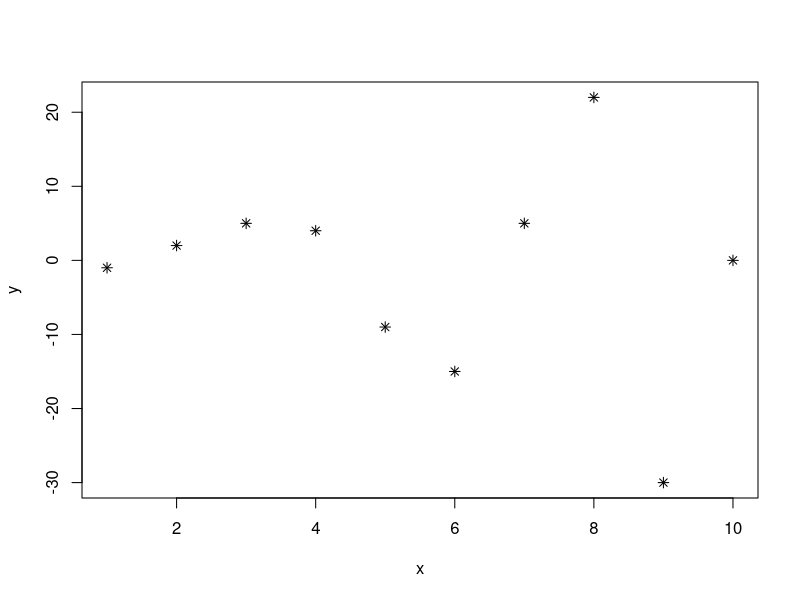
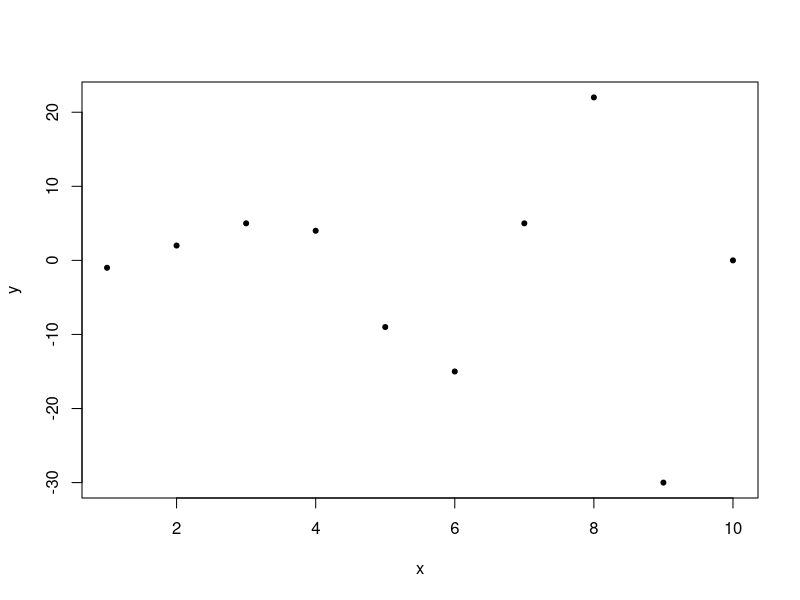
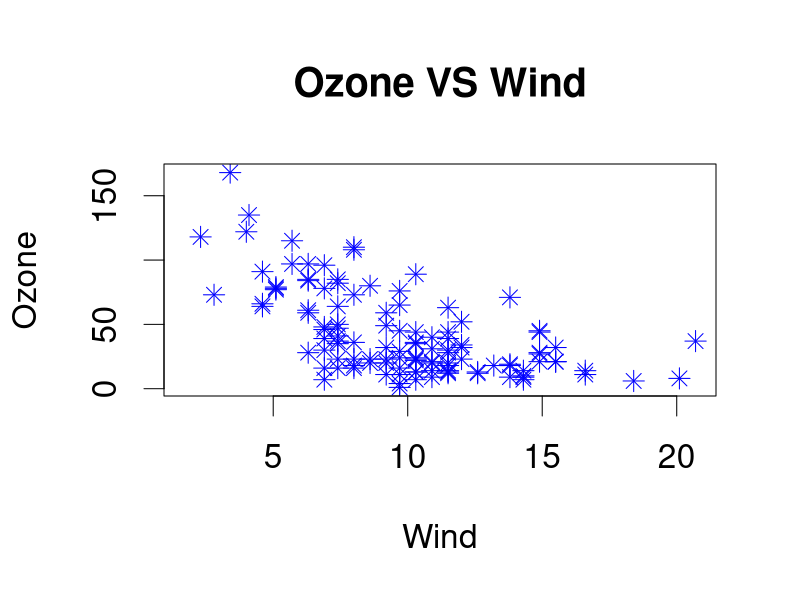
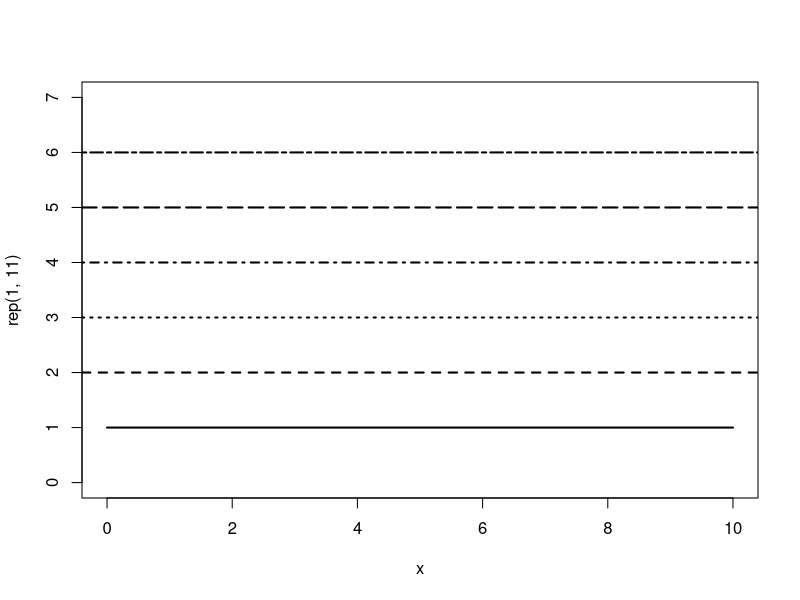
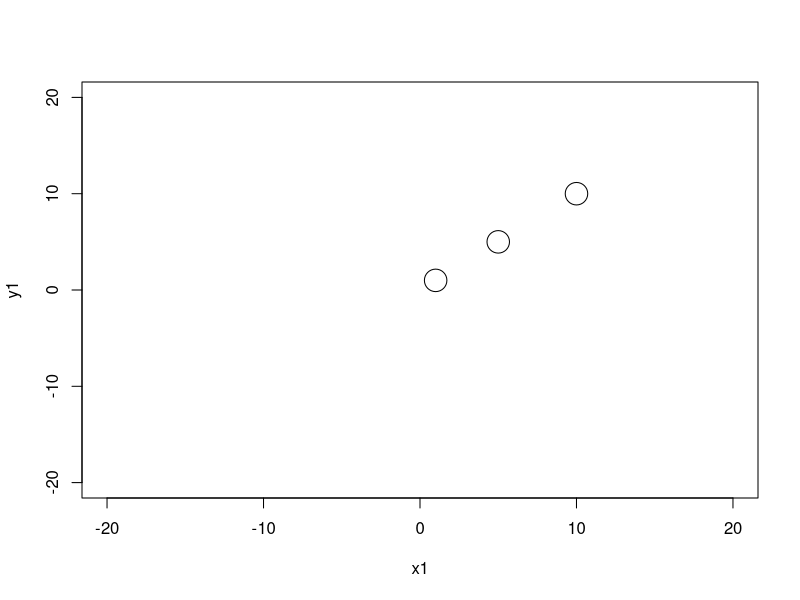
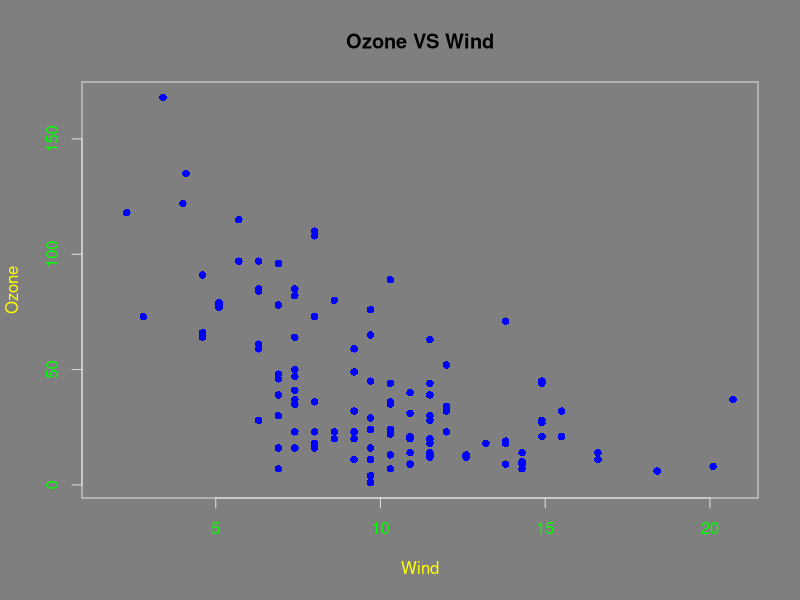
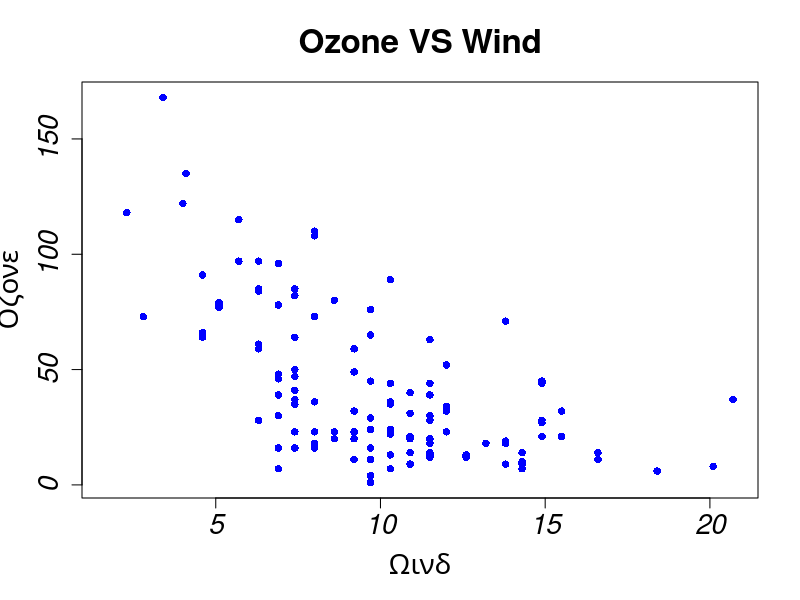
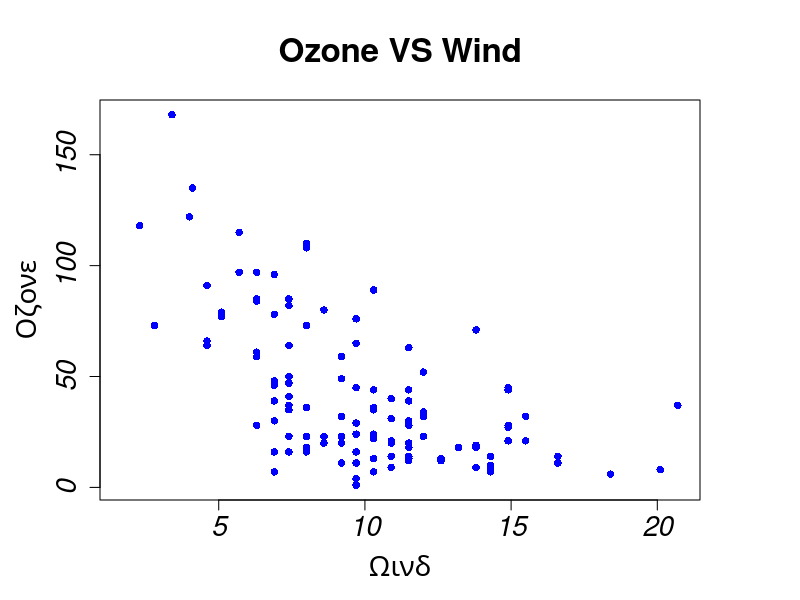

Recreate these plots in R, in order.
# 6.7 Graphical parameters

# 6.7.1 par() function
par()

par.default <- par() # save default parameters


# 6.7.2 alter plotting simbols pch
par(pch = 8)

# scatterplot
x <- 1:10
y <- c(-1,2,5,4,-9,-15,5,22,-30,0)
plot(x,y)

plot(x,y,pch = 20)


# 6.7.3 alter text and symbol size
par(cex = 2)

plot(x = airquality$Wind,
     y = airquality$Ozone,
     col = "blue",
     main = "Ozone VS Wind",
     xlab = "Wind",
     ylab = "Ozone")

par(cex = 2, cex.axis = 0.5, cex.lab = 0.75, cex.main = 0.8)


# 6.7.4 Altering lines
par(par.default) # reset to default parameters

x <- 0:10
plot(x = x, y = rep(1,11), type = "l", lty = 1, lwd = 2, ylim = c(0,7), xlim = c(0,10))
abline(h = 2, lty = 2, lwd = 2)
abline(h = 3, lty = 3, lwd = 2)
abline(h = 4, lty = 4, lwd = 2)
abline(h = 5, lty = 5, lwd = 2)
abline(h = 6, lty = 6, lwd = 2)

# 6.7.5 Colors

# The same "white" color
x1 <- 1
y1 <- 1
x2 <- 5
y2 <- 5
x3 <- 10
y3 <- 10

colors() # vector of colors

plot(x1,y1, pch = 21, cex = 3, col = "black", bg = "white", xlim = c(-20,20), ylim = c(-20,20))
points(x2,y2, pch = 21, cex = 3, col = "black", bg = "#ffffff")
points(x3,y3, pch = 21, cex = 3, col = "black", bg = colors()[1])

# alter colors of labels
par(col = "red", col.axis = "green", col.lab = "yellow", col.main = "black", fg = "gray87", bg = "gray50")

plot(x = airquality$Wind,
     y = airquality$Ozone,
     col = "blue",
     main = "Ozone VS Wind",
     xlab = "Wind",
     ylab = "Ozone",
     pch = 16)


# 6.7.6 Fonts
par(par.default)
par(font = 1, font.axis = 3, font.lab = 5, font.main = 2, ps = 20, family = "sans")
plot(x = airquality$Wind,
     y = airquality$Ozone,
     col = "blue",
     main = "Ozone VS Wind",
     xlab = "Wind",
     ylab = "Ozone",
     pch = 16)

# 6.7.7 Margins
par(mar = c(0,0,0,0))
par(mar = c(2,0,0,2))
par(mar = c(2,2,2,2))
par(mar = c(5,5,5,5))

plot(x = airquality$Wind,
     y = airquality$Ozone,
     col = "blue",
     main = "Ozone VS Wind",
     xlab = "Wind",
     ylab = "Ozone",
     pch = 16)
